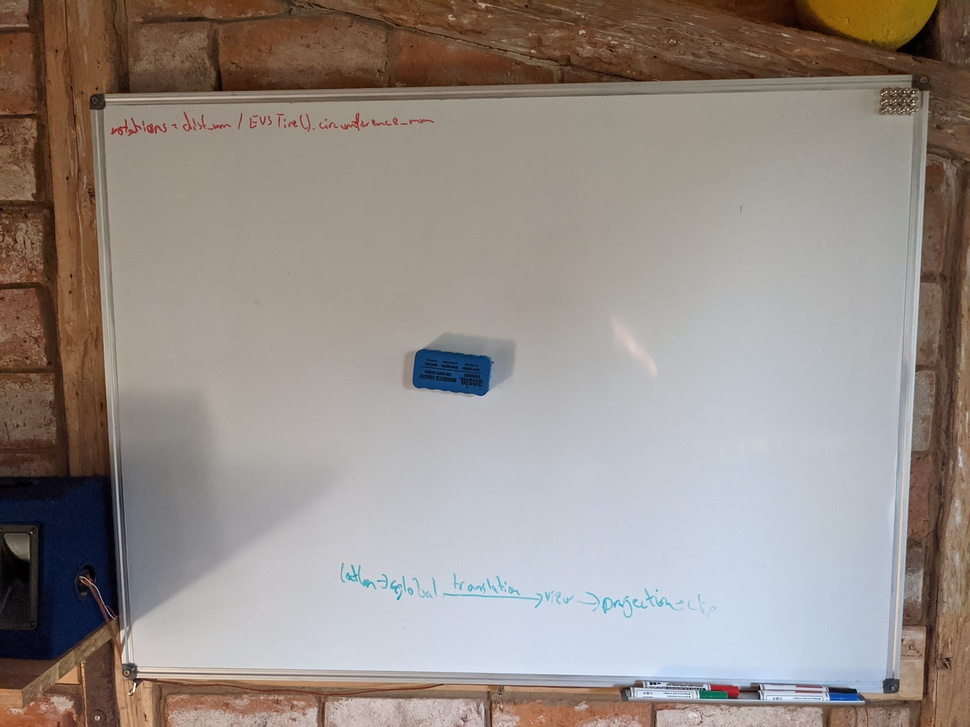
#> input picture src/cambot/images/test2/PXL_20210719_174941888.jpg, 970 x 727 px, shrunk from 4032 x 3024 before the run; its folder holds 4 pictures in this run
$ python stitcher.py
#> lines starting #> are read from the running program, lines starting #| are printed output that depends on the picture
# import the necessary packages
from imutils import paths
import numpy as np
import argparse
import imutils
import cv2

folder = "images/test2"
# construct the argument parser and parse the arguments
# grab the paths to the input images and initialize our images list
print("[INFO] loading images...")
imagePaths = sorted(list(paths.list_images(folder)))
images = []
# loop over the image paths, load each one, and add them to our
# images to stitch list
for imagePath in imagePaths:
	image = cv2.imread(imagePath)
#> image is the input picture: shape (727, 970, 3); mean B, G, R 136.4, 141.9, 151
	images.append(image)
# initialize OpenCV's image stitcher object and then perform the image
# stitching
print("[INFO] stitching images...")
stitcher = cv2.createStitcher() if imutils.is_cv3() else cv2.Stitcher_create()
(status, stitched) = stitcher.stitch(images)
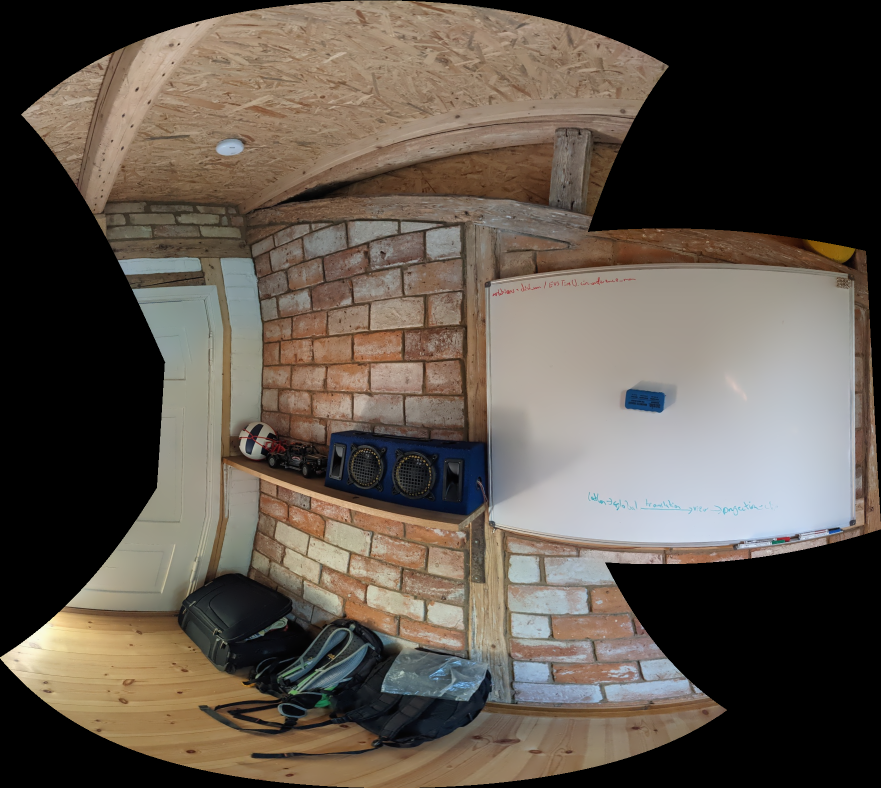
#> stitched: shape (1576, 1762, 3) (shown at 1/2 size); mean of channels 0, 1, 2 76.1, 85.7, 94.8; drawn as B, G, R
# if the status is '0', then OpenCV successfully performed image
# stitching
if status == 0:
	# write the output stitched image to disk
	cv2.imwrite(f"{folder}/output.jpg", stitched)
	# display the output stitched image to our screen
	# cv2.imshow("Stitched", stitched)
	# cv2.waitKey(0)
# otherwise the stitching failed, likely due to not enough keypoints)
# being detected
else:
	print("[INFO] image stitching failed ({})".format(status))
